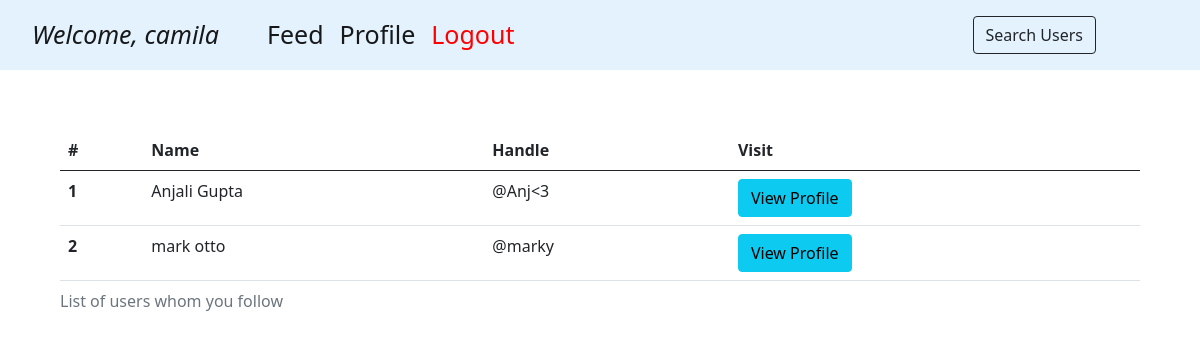
The page /profile/following (signed in) on the database its author committed.
### app.py (models this page shows)
class App_user(db.Model, UserMixin):
    __tablename__ = 'app_user'
    id = db.Column(db.Integer, autoincrement = True, primary_key = True)
    username = db.Column(db.String, nullable = False, unique = True)
    first_name = db.Column(db.String, nullable = False)
    profile_pic = db.Column(db.String, nullable = False)
    last_name = db.Column(db.String, nullable = False)
    password = db.Column(db.String, nullable = False)

### app.py (the view)
@app.route("/profile/following")
@login_required
def display_following():
    other_users = App_user.query.filter(App_user.username != current_user.username).all()
    following = db.session.query(App_user).join(Follower, App_user.id == Follower.following_ID).filter(Follower.ID == current_user.id).all()
    return render_template("following.html", following = following, users = other_users)

### app.py (called while the page is built)
@login_manager.user_loader
def load_user(user):
    return App_user.query.get(int(user))

### templates/following.html (shortened to what this page needs)
<!DOCTYPE html>
<html lang="en">
<head>
    <link href="https://cdn.jsdelivr.net/npm/bootstrap@5.2.2/dist/css/bootstrap.min.css" rel="stylesheet">      </head>
</head>
<body>
    {% include 'navbar.html' %}
    <div class="t">
    <table class="table">
        <caption>List of users whom you follow</caption>
        <thead>
          <tr>
            <th scope="col">#</th>
            <th scope="col">Name</th>
            <th scope="col">Handle</th>
            <th scope="col">Visit</th>
          </tr>
        </thead>
        <tbody>
            {% set x = namespace(value=1) %}
            {% for i in following %}
          <tr>
            <th scope="row">{{x.value}}{% set x.value = x.value+1 %}</th>
            <td>{{i.first_name}} {{i.last_name}}</td>
            <td>@{{i.username}}</td>
            <td><button class="btn btn-info" onclick = "window.location.href='/feed/{{i.username}}'">View Profile</button></td>
          </tr>
          {% endfor %}
        </tbody>
      </table>
      </div>
</body>
</html>

### templates/navbar.html (shortened to what this page needs)
<link href="https://cdn.jsdelivr.net/npm/bootstrap@5.0.2/dist/css/bootstrap.min.css" rel="stylesheet">
<nav class="navbar navbar-expand-lg  navbar-light" style="background-color: #e3f2fd;">
    <div class="container-fluid">
      <div class="collapse navbar-collapse" id="navbarSupportedContent">
        <ul class="navbar-nav me-auto mb-2 mb-lg-0">
          <li class="nav-item">
            <a class="nav-link active" aria-current="page" style='font-size:25px;'><i>Welcome,
            {{current_user.first_name}}</i></a>
          </li>
          <li class="nav-item">
            <a class="nav-link active" aria-current="page" href="#" style='font-size:25px;'></a>
          </li>
          <li class="nav-item">
            <a class="nav-link active" aria-current="page" href="#" style='font-size:25px;'></a>
          </li>
          <li class="nav-item">
            <a class="nav-link active" aria-current="page" href="/feed" style='font-size:25px;'>Feed</a>
          </li>
          <li class="nav-item">
            <a class="nav-link active" aria-current="page" href="/profile" style='font-size:25px;'>Profile</a>
          </li>
          <li class="nav-item">
            <a class="nav-link active" aria-current="page" href="/logout" style='color:red; font-size:25px;'>Logout</a>
          </li>
        </ul>
        <div class="btn-group" style="padding-right: 5em;">
          <button type="button" class="btn btn-outline-dark" onclick = "window.location.href='/feed/search'">Search Users</button>
        </div>
      </div>
    </div>
  </nav>

### templates/following.html (style rules this page uses)
.t { display: block; padding: 5%; }

### rows shown on the page
App_user: first_name "camila"
App_user: value "1", first_name "Anjali", last_name "Gupta", username "Anj<3"
App_user: value "2", first_name "mark", last_name "otto", username "marky"
